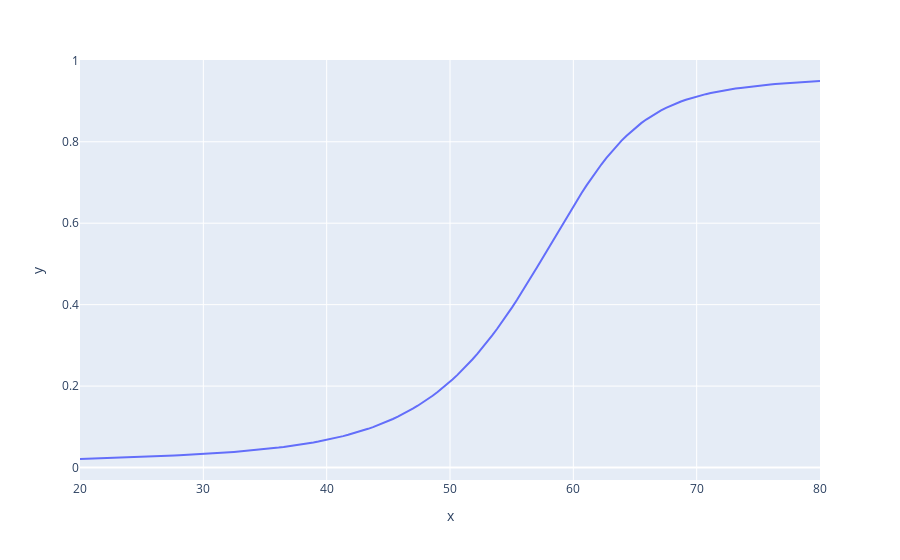

Write notebook code for a chart like this one.
### Code cell
import plotly.express as px
px.line(x=T,y=f)

### Figure 1 — Plotly figure (JSON) as saved in the notebook; plotly's stock layout.template omitted (floating-point values rounded to 4 significant figures; data arrays with more than 128 entries replaced by an {"elided": "..."} marker saying what was removed)
{"data": [{"hovertemplate": "x=%{x}<br>y=%{y}<extra></extra>", "legendgroup": "", "line": {"color": "#636efa", "dash": "solid"}, "marker": {"symbol": "circle"}, "mode": "lines", "name": "", "orientation": "v", "showlegend": false, "type": "scatter", "x": {"elided": "150 float values"}, "xaxis": "x", "y": {"elided": "150 float values"}, "yaxis": "y"}], "layout": {"legend": {"tracegroupgap": 0}, "margin": {"t": 60}, "xaxis": {"anchor": "y", "domain": [0, 1], "title": {"text": "x"}}, "yaxis": {"anchor": "x", "domain": [0, 1], "title": {"text": "y"}}}}
